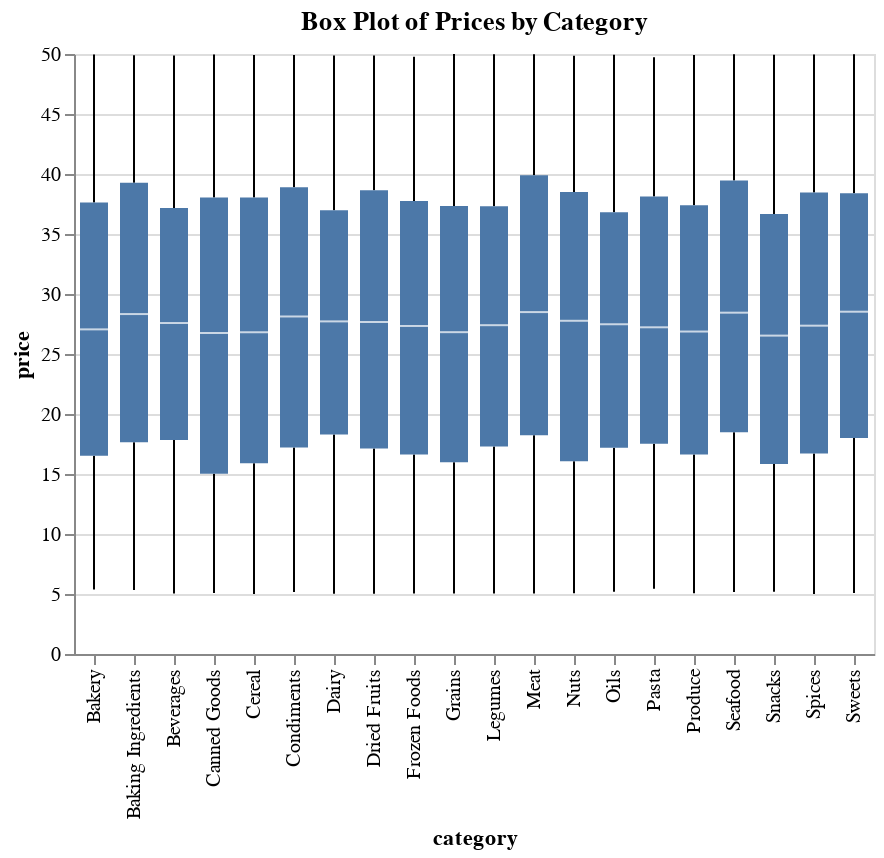

Notebook cell for this chart:
### Markdown cell above
### 3. **Box Plot of Prices by Category**
   - **Objective**: Compare the price distributions across different food categories.
   - **Visualization**: A box plot where each category has its own box.
   - **Code**:

### Code cell
alt.Chart(df[['category', 'price']]).mark_boxplot().encode(
     x='category:O',
     y='price:Q'
).properties(title='Box Plot of Prices by Category')

### Figure 1 — Vega-Lite specification as saved in the notebook (floating-point values rounded to 4 significant figures; data arrays with more than 128 entries replaced by an {"elided": "..."} marker saying what was removed)
{"config": {"view": {"continuousWidth": 400, "continuousHeight": 300}}, "data": {"name": "data-2ea89c630823690409ba6305b408efb1"}, "mark": "boxplot", "encoding": {"x": {"field": "category", "type": "ordinal"}, "y": {"field": "price", "type": "quantitative"}}, "title": "Box Plot of Prices by Category", "$schema": "https://vega.github.io/schema/vega-lite/v4.17.0.json", "datasets": {"data-2ea89c630823690409ba6305b408efb1": {"elided": "10000 records"}}}
